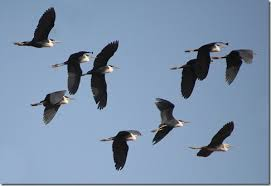
%> input picture hw5 ImageCount/bird 1.jpg, 271 x 186 px
$ octave athreshold.m   (GNU Octave 9; MATLAB toolbox functions it lacks are replaced by stand-ins)
%> lines starting %> are read from the running program, lines starting %| are printed output that depends on the picture; in (x1, y1, x2, y2) boxes, pixels count from 0 and x2, y2 are one past the last pixel; in counts of white or black regions, pixels touching at a corner belong together; the program's own positions count from 1
clear
clc

x = imread('bird 1.jpg');
%> x is the input picture: size 186x271x3 uint8; mean R, G, B 124.7, 145.7, 171.3
x = rgb2gray(x);
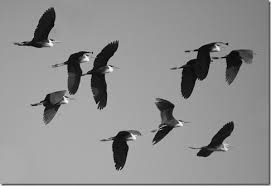
%> x: size 186x271 uint8; min 1, max 252, mean 142.4
[m,n] = size(x);
%> m = 186; n = 271
threshold = 120;%threshold value

%create an array with the same size as the image
y = zeros(m,n);

for i=1:m
    for j=1:n
        if(x(i,j) > threshold)%if it is closer than treshold value
            y(i,j) = 0;
        else
            y(i,j) = 255;
        end

    end
end
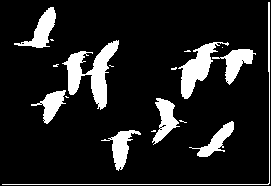
%> y: size 186x271 double; 13% white; 18 white regions (9 under 20 px), largest, box (x1, y1, x2, y2) and area: (62, 40, 119, 110) 1509, (178, 42, 229, 99) 1026, (14, 7, 56, 48) 646
y = logical(y);
imshow(y);

$ run again, with hw5 ImageCount/bird 2.jpg copied over hw5 ImageCount/bird 1.jpg
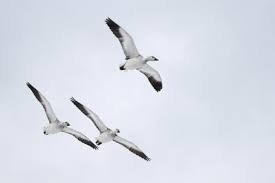
%> input picture hw5 ImageCount/bird 2.jpg, 275 x 183 px
%> x is the input picture: size 183x275x3 uint8; mean R, G, B 217.8, 221.9, 232.7
%> x: size 183x275 uint8
%> after the loop `for i=1:m`:
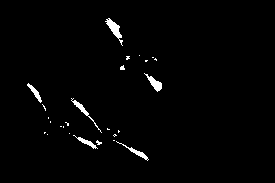
%> y: size 183x275 double; 1.6% white; 26 white regions (20 under 20 px), largest, box (x1, y1, x2, y2) and area: (105, 18, 123, 46) 165, (144, 73, 162, 92) 124, (71, 98, 102, 133) 115, (116, 141, 149, 161) 101, (27, 83, 42, 103) 87, (73, 135, 98, 149) 85

$ run again, with hw5 ImageCount/bird 3.bmp saved as hw5 ImageCount/bird 1.jpg
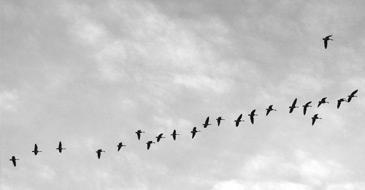
%> input picture hw5 ImageCount/bird 3.bmp, 365 x 190 px
%> x is the input picture: size 190x365x3 uint8; min 0, max 255, mean 202.2
%> x: size 190x365 uint8
%> after the loop `for i=1:m`:
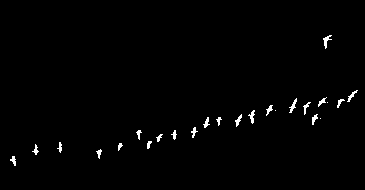
%> y: size 190x365 double; 1.1% white in thin lines or dots, all inside (x1, y1, x2, y2) = (10, 35, 358, 166)
